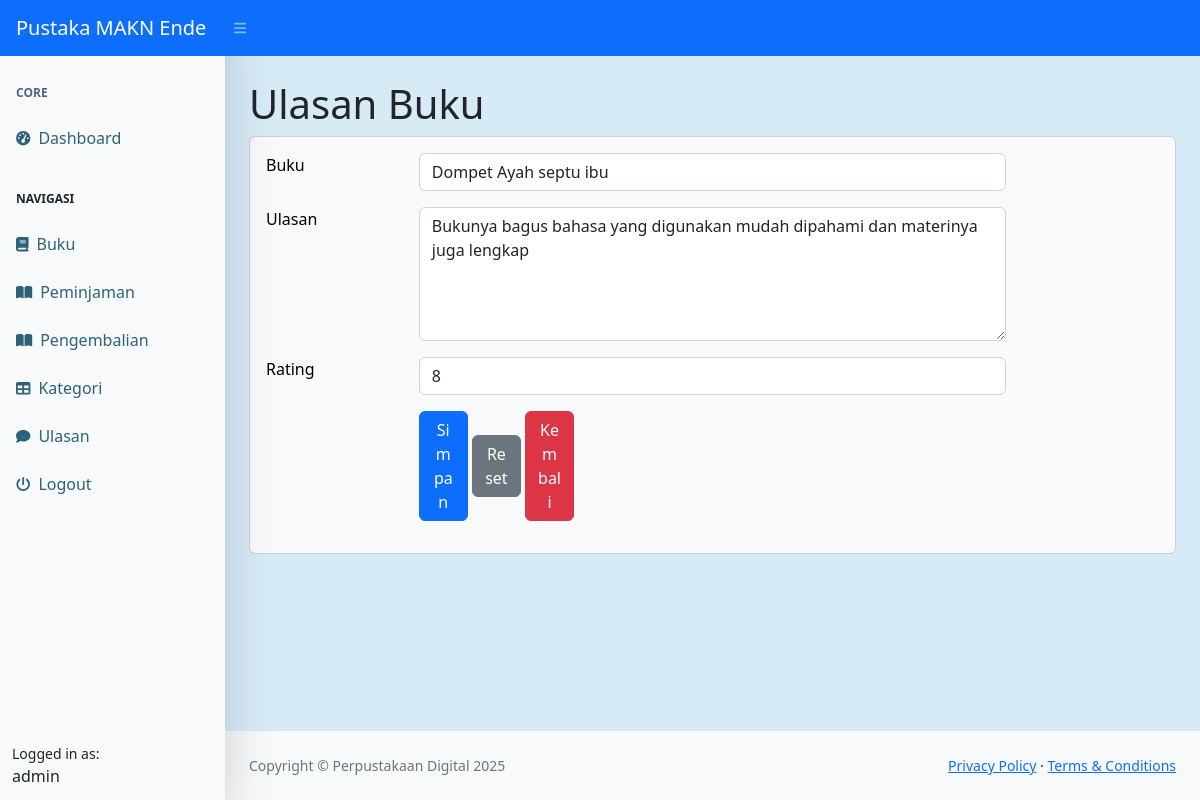
The page /dashboard.php?page=ulasan_ubah&&id=1 (signed in) on the database its author committed.
### tables this page shows
CREATE TABLE `ulasan` (
  `id_ulasan` int(11) NOT NULL,
  `id_user` int(11) DEFAULT NULL,
  `id_buku` int(11) DEFAULT NULL,
  `ulasan` text DEFAULT NULL,
  `rating` int(11) DEFAULT NULL
);

CREATE TABLE `buku` (
  `id_buku` int(11) NOT NULL,
  `id_kategori` int(11) DEFAULT NULL,
  `judul` varchar(255) DEFAULT NULL,
  `gambar` varchar(225) DEFAULT NULL,
  `penulis` varchar(255) DEFAULT NULL,
  `penerbit` varchar(255) DEFAULT NULL,
  `tahun_terbit` varchar(225) DEFAULT NULL,
  `isbn` varchar(225) DEFAULT NULL,
  `sinopsis` text DEFAULT NULL
);

### ulasan_ubah.php (the view, shortened to what this page needs)
<h1 class="mt-4">Ulasan Buku</h1>
<div class="card text-bg-light">
    <div class="card-body">
        <div class="row">
            <form method="post">
                <?php
                    $id = $_GET['id'];
                    $query = mysqli_query($koneksi, "SELECT*FROM ulasan WHERE id_ulasan = '$id'");
                    $data = mysqli_fetch_array($query);
                ?>
                <div class="row mb-3">
                    <div class="col-md-2">Buku</div>
                    <div class="col-md-8">
                        <select name="id_buku" class="form-control">
                            <?php
                                $buk = mysqli_query($koneksi, "SELECT * FROM buku");
                                while($buku = mysqli_fetch_array($buk)){
                                    ?>
                                    <option  <?php if($data['id_buku'] == $buku['id_buku']) echo 'selected'; ?> value="<?php echo $buku['id_buku']; ?>">
                                    <?php echo $buku['judul']; ?>
                                    </option>
                                    <?php
                                }
                            ?>
                        </select>
                    </div>
                </div>
                <div class="row mb-3">
                    <div class="col-md-2">Ulasan</div>
                    <div class="col-md-8">
                        <textarea name="ulasan" rows="5" class="form-control"><?= $data['ulasan'] ?? ''; ?></textarea>
                    </div>
                </div>
                <div class="row mb-3">
                    <div class="col-md-2">Rating</div>
                    <div class="col-md-8">
                        <select name="rating" class="form-control">
                            <?php
                                for($i = 1; $i <= 10; $i++){
                                    ?>
                                    <option <?php if($data['rating'] == $i) echo 'selected'; ?>><?php echo $i; ?>
                                    </option>
                                    <?php
                                }
                            ?>
                        </select>
                    </div>
                </div>
                <div class="row">
                    <div class="col-md-2"></div>
                    <div class="col-md-8 mb-2">
                        <button type="submit" class="btn btn-primary btn-md col-12 col-md-8 col-lg-1 mb-2" name="submit">Simpan</button>
                        <button type="reset" class="btn btn-secondary btn-md col-12 col-md-8 col-lg-1 mb-2">Reset</button>
                        <a href="?page=ulasan" class="btn btn-danger btn-md col-12 col-md-8 col-lg-1 mb-2">Kembali</a>
                    </div>
                </div>
            </form>
        </div>
    </div>
</div>

### rows shown on the page
ulasan: id_buku "Dompet Ayah septu ibu", ulasan "Bukunya bagus bahasa yang digunakan mudah dipahami dan materinya juga lengkap", rating "8"

### other values the page prints
$_SESSION['user']['nama'] "admin"
